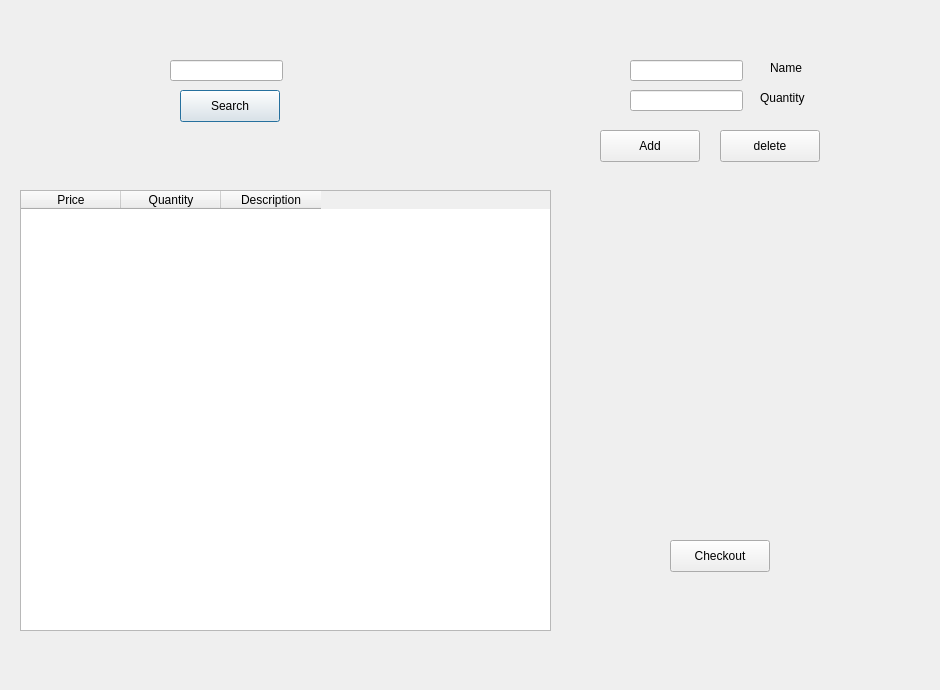
<?xml version="1.0" encoding="UTF-8"?>
<ui version="4.0">
 <class>shopping</class>
 <widget class="QDialog" name="shopping">
  <property name="geometry">
   <rect>
    <x>0</x>
    <y>0</y>
    <width>940</width>
    <height>690</height>
   </rect>
  </property>
  <property name="windowTitle">
   <string>Dialog</string>
  </property>
  <widget class="QPushButton" name="pushButtonsearch">
   <property name="geometry">
    <rect>
     <x>180</x>
     <y>90</y>
     <width>100</width>
     <height>32</height>
    </rect>
   </property>
   <property name="text">
    <string>Search</string>
   </property>
  </widget>
  <widget class="QLineEdit" name="lineEditsearch">
   <property name="geometry">
    <rect>
     <x>170</x>
     <y>60</y>
     <width>113</width>
     <height>21</height>
    </rect>
   </property>
  </widget>
  <widget class="QLineEdit" name="lineEdit_2">
   <property name="geometry">
    <rect>
     <x>630</x>
     <y>60</y>
     <width>113</width>
     <height>21</height>
    </rect>
   </property>
  </widget>
  <widget class="QLineEdit" name="lineEdit_3">
   <property name="geometry">
    <rect>
     <x>630</x>
     <y>90</y>
     <width>113</width>
     <height>21</height>
    </rect>
   </property>
  </widget>
  <widget class="QLabel" name="label">
   <property name="geometry">
    <rect>
     <x>770</x>
     <y>60</y>
     <width>58</width>
     <height>16</height>
    </rect>
   </property>
   <property name="text">
    <string>Name</string>
   </property>
  </widget>
  <widget class="QLabel" name="label_2">
   <property name="geometry">
    <rect>
     <x>760</x>
     <y>90</y>
     <width>58</width>
     <height>16</height>
    </rect>
   </property>
   <property name="text">
    <string>Quantity</string>
   </property>
  </widget>
  <widget class="QPushButton" name="pushButton_checkout">
   <property name="geometry">
    <rect>
     <x>670</x>
     <y>540</y>
     <width>100</width>
     <height>32</height>
    </rect>
   </property>
   <property name="text">
    <string>Checkout</string>
   </property>
  </widget>
  <widget class="QPushButton" name="pushButton_add">
   <property name="geometry">
    <rect>
     <x>600</x>
     <y>130</y>
     <width>100</width>
     <height>32</height>
    </rect>
   </property>
   <property name="text">
    <string>Add</string>
   </property>
  </widget>
  <widget class="QPushButton" name="pushButton_del">
   <property name="geometry">
    <rect>
     <x>720</x>
     <y>130</y>
     <width>100</width>
     <height>32</height>
    </rect>
   </property>
   <property name="text">
    <string>delete</string>
   </property>
  </widget>
  <widget class="QTableWidget" name="tableWidget">
   <property name="geometry">
    <rect>
     <x>20</x>
     <y>190</y>
     <width>531</width>
     <height>441</height>
    </rect>
   </property>
   <column>
    <property name="text">
     <string>Price</string>
    </property>
   </column>
   <column>
    <property name="text">
     <string>Quantity</string>
    </property>
   </column>
   <column>
    <property name="text">
     <string>Description</string>
    </property>
   </column>
  </widget>
 </widget>
 <resources/>
 <connections/>
</ui>
